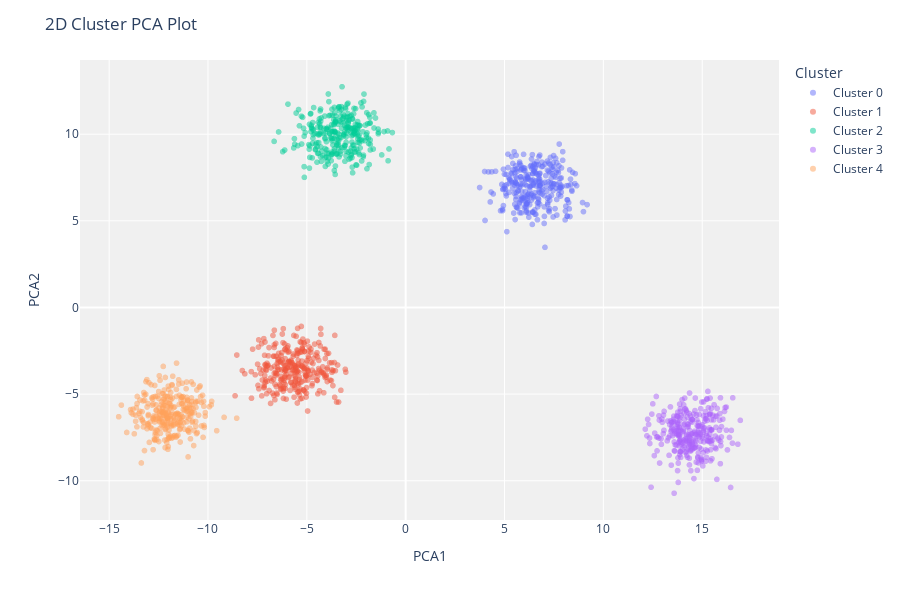

The notebook cell this image was saved under:
### Markdown cell above
Коэффициент Silhouette = 0.77

### Code cell
plot_model(model, 'cluster')

### Figure 1 — Plotly figure (JSON) as saved in the notebook; plotly's stock layout.template omitted (floating-point values rounded to 4 significant figures; data arrays with more than 128 entries replaced by an {"elided": "..."} marker saying what was removed)
{"data": [{"customdata": {"elided": "300x1 float values"}, "hovertemplate": "Cluster=Cluster 0<br>PCA1=%{x}<br>PCA2=%{y}<br>Feature=%{customdata[0]}<extra></extra>", "legendgroup": "Cluster 0", "marker": {"color": "#636efa", "opacity": 0.5, "symbol": "circle"}, "mode": "markers", "name": "Cluster 0", "showlegend": true, "textposition": "top center", "type": "scattergl", "x": {"elided": "300 float values"}, "xaxis": "x", "y": {"elided": "300 float values"}, "yaxis": "y"}, {"customdata": {"elided": "300x1 float values"}, "hovertemplate": "Cluster=Cluster 1<br>PCA1=%{x}<br>PCA2=%{y}<br>Feature=%{customdata[0]}<extra></extra>", "legendgroup": "Cluster 1", "marker": {"color": "#EF553B", "opacity": 0.5, "symbol": "circle"}, "mode": "markers", "name": "Cluster 1", "showlegend": true, "textposition": "top center", "type": "scattergl", "x": {"elided": "300 float values"}, "xaxis": "x", "y": {"elided": "300 float values"}, "yaxis": "y"}, {"customdata": {"elided": "300x1 float values"}, "hovertemplate": "Cluster=Cluster 2<br>PCA1=%{x}<br>PCA2=%{y}<br>Feature=%{customdata[0]}<extra></extra>", "legendgroup": "Cluster 2", "marker": {"color": "#00cc96", "opacity": 0.5, "symbol": "circle"}, "mode": "markers", "name": "Cluster 2", "showlegend": true, "textposition": "top center", "type": "scattergl", "x": {"elided": "300 float values"}, "xaxis": "x", "y": {"elided": "300 float values"}, "yaxis": "y"}, {"customdata": {"elided": "300x1 float values"}, "hovertemplate": "Cluster=Cluster 3<br>PCA1=%{x}<br>PCA2=%{y}<br>Feature=%{customdata[0]}<extra></extra>", "legendgroup": "Cluster 3", "marker": {"color": "#ab63fa", "opacity": 0.5, "symbol": "circle"}, "mode": "markers", "name": "Cluster 3", "showlegend": true, "textposition": "top center", "type": "scattergl", "x": {"elided": "300 float values"}, "xaxis": "x", "y": {"elided": "300 float values"}, "yaxis": "y"}, {"customdata": {"elided": "300x1 float values"}, "hovertemplate": "Cluster=Cluster 4<br>PCA1=%{x}<br>PCA2=%{y}<br>Feature=%{customdata[0]}<extra></extra>", "legendgroup": "Cluster 4", "marker": {"color": "#FFA15A", "opacity": 0.5, "symbol": "circle"}, "mode": "markers", "name": "Cluster 4", "showlegend": true, "textposition": "top center", "type": "scattergl", "x": {"elided": "300 float values"}, "xaxis": "x", "y": {"elided": "300 float values"}, "yaxis": "y"}], "layout": {"height": 600, "legend": {"title": {"text": "Cluster"}, "tracegroupgap": 0}, "margin": {"t": 60}, "plot_bgcolor": "rgb(240,240,240)", "title": {"text": "2D Cluster PCA Plot"}, "xaxis": {"anchor": "y", "domain": [0, 1], "title": {"text": "PCA1"}}, "yaxis": {"anchor": "x", "domain": [0, 1], "title": {"text": "PCA2"}}}}
